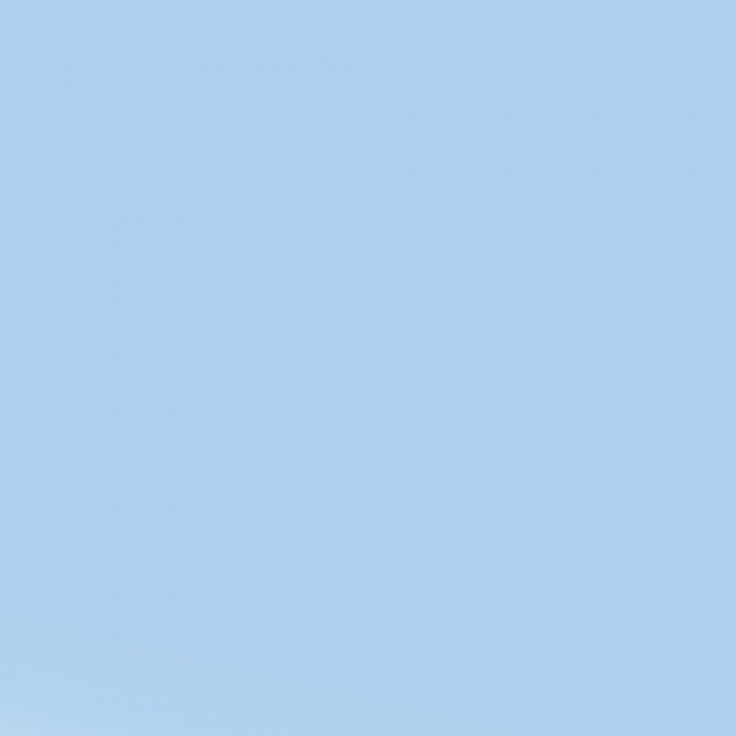
#> input picture PythonProject/backgrounds/clear_sky.jpg, 736 x 736 px
$ python main.py
#> lines starting #> are read from the running program, lines starting #| are printed output that depends on the picture
from PIL import Image

background = Image.open("backgrounds/clear_sky.jpg") #фон
#> background is the input picture: PIL image 736x736 RGB; mean R, G, B 175, 207.9, 238.8
sun_icon = Image.open("icons/sun1.png").convert("RGBA") #иконка солнца
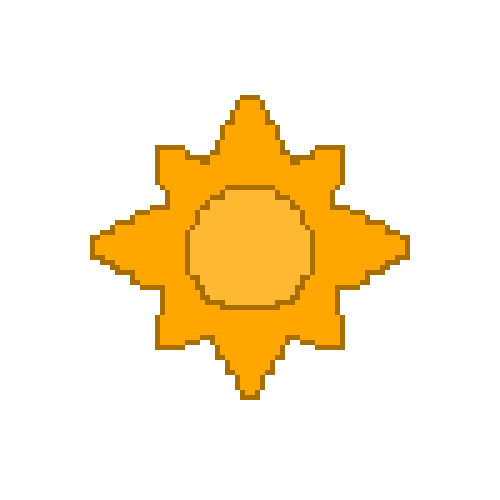
#> input picture PythonProject/icons/sun1.png, 500 x 500 px
#> sun_icon is the input picture: PIL image 500x500 RGBA; mean R, G, B, A 47.2, 31.7, 2.2, 50
background = background.resize((300,300))
#> background: PIL image 300x300 RGB
sun_icon = sun_icon.resize((100, 100))
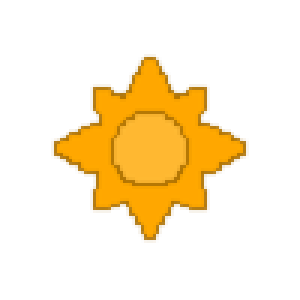
#> sun_icon: PIL image 100x100 RGBA (shown 3 times larger); mean R, G, B, A 51, 34.4, 2.2, 50; transparent parts drawn white

background.paste(sun_icon, (50, 50), sun_icon)
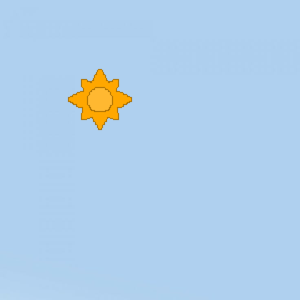
#> background: PIL image 300x300 RGB; mean R, G, B 176.4, 206.9, 233.8

background.save("output/result.png")
